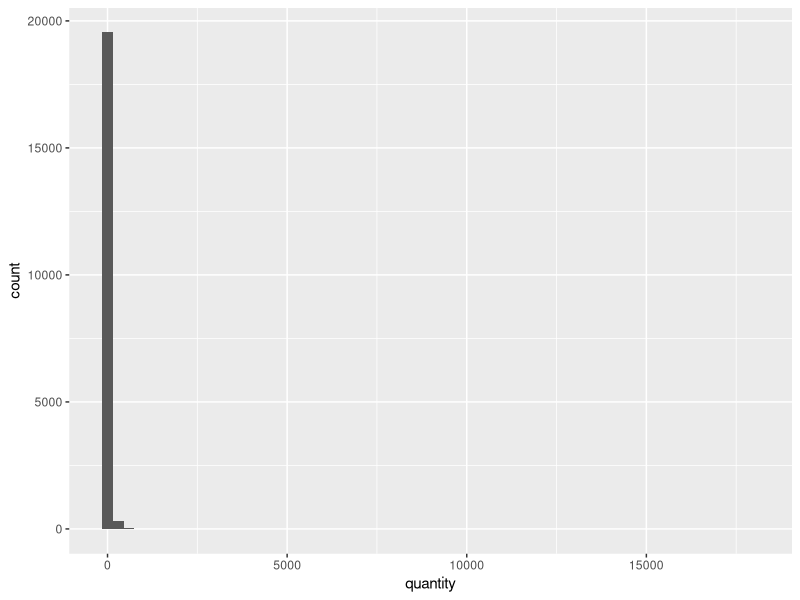
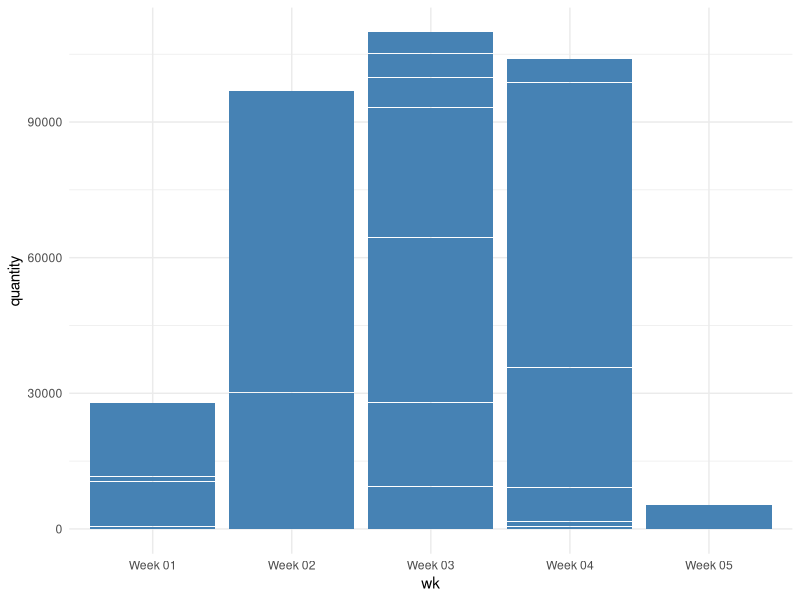

Recreate these plots in R, in order.
## ---- chunk 1
setwd('~/BI/proy')
## ---- chunk 2
datos<- read.csv('scrap_data_final.csv',sep = ';',stringsAsFactors = FALSE)
head(datos)
## ---- chunk 3
str(datos)
## ---- chunk 4
summary(datos)
## ---- chunk 5
library(ggplot2)
# Basic histogram
ggplot(datos, aes(x=quantity)) + geom_histogram(bins = 18000, binwidth = 300)
## ---- chunk 6

p<-ggplot(data=datos, aes(x=wk, y=quantity)) +
  geom_bar(stat="identity", fill="steelblue")+
  theme_minimal()
p
## ---- chunk 7
sum(is.na(datos))
## ---- chunk 8
datos <- na.omit(datos)
